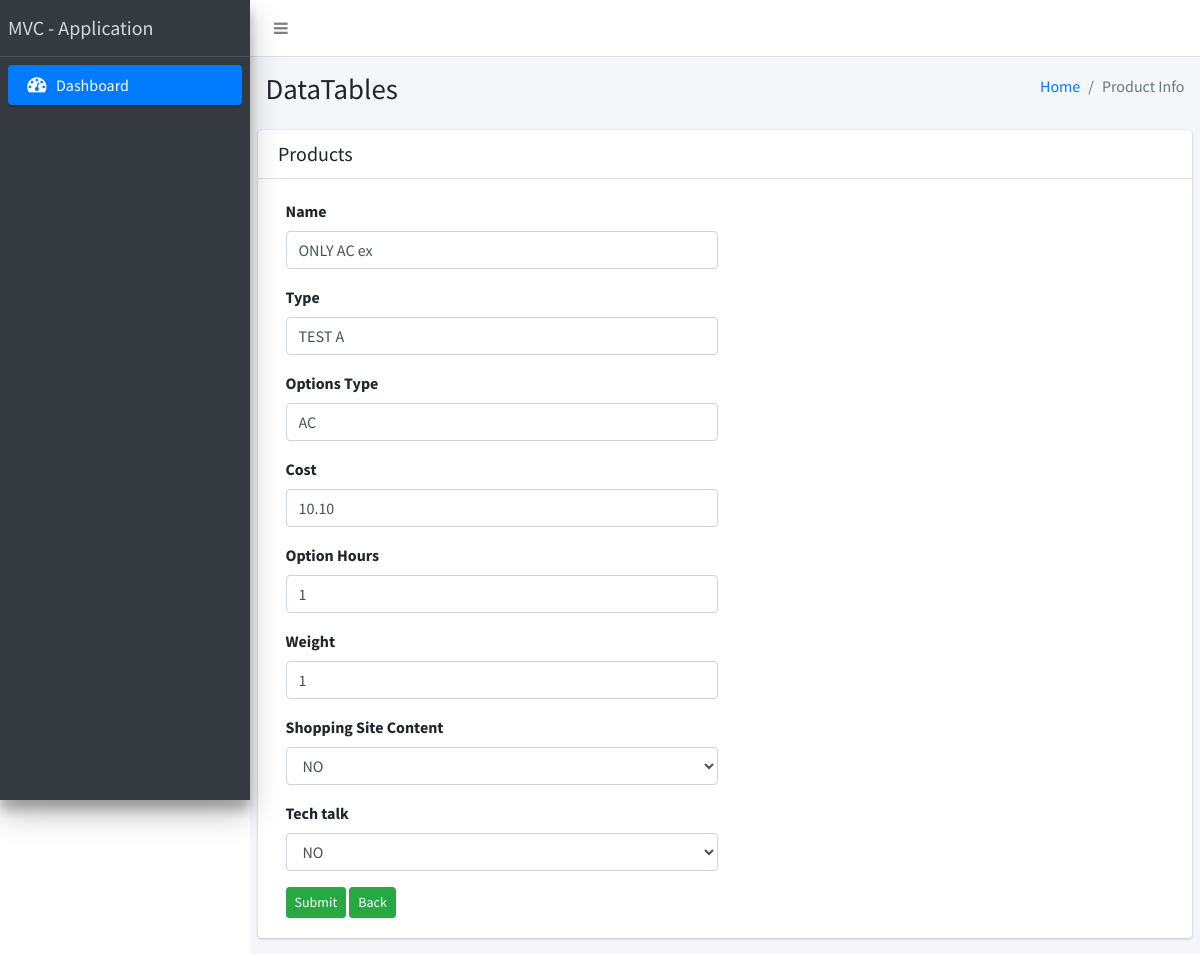
The page /products/edit/1 on the database its author committed.
### tables this page shows
CREATE TABLE `products` (
  `id` int(11) NOT NULL,
  `type` varchar(255) NOT NULL,
  `options_type` varchar(255) DEFAULT NULL,
  `name` varchar(200) NOT NULL,
  `cost` double(8,2) NOT NULL,
  `option_hours` int(11) NOT NULL,
  `weight` int(11) NOT NULL,
  `shopping_site_content` enum('YES','NO') NOT NULL DEFAULT 'YES',
  `tech_talk` enum('YES','NO') NOT NULL DEFAULT 'YES',
  `status` enum('ACTIVE','INACTIVE') DEFAULT 'ACTIVE'
);

### application/controllers/Products.php (called while the page is built, shortened)
<?php
class Products extends CI_Controller
{
    function __construct()
    {
        $this->load->model('ProductsModel');
        $this->load->helper(array('form', 'url'));
        $this->load->library('form_validation');
    }
    function edit($id)
    {
        $data = $this->ProductsModel->productsInfo($id);
        $this->load->view('edit', ['data' => $data]);
    }
}

### index.php (called while the page is built, shortened)
<?php
require_once BASEPATH.'core/CodeIgniter.php';

### application/models/ProductsModel.php (called while the page is built, shortened)
<?php
class ProductsModel extends CI_Model
{
	function productsInfo($id)
	{
		$this->db->select("*");
		$this->db->from("products");
		$this->db->where('id ', $id);
		$q = $this->db->get();
		return $q->row();
	}
}

### application/views/edit.php (the view, shortened to what this page needs)
<!DOCTYPE html>
<html>
<head>
    <link rel="stylesheet" href="<?= base_url('assets/plugins/'); ?>font-awesome/css/font-awesome.min.css">
    <link rel="stylesheet" href="<?= base_url('assets/datatable/'); ?>dataTables.bootstrap4.min.css">
    <link rel="stylesheet" href="https://code.ionicframework.com/ionicons/2.0.1/css/ionicons.min.css">
    <link rel="stylesheet" href="<?= base_url('assets/dist/'); ?>css/adminlte.min.css">
</head>
<body class="hold-transition sidebar-mini">
    <div class="wrapper">
        <nav class="main-header navbar navbar-expand bg-white navbar-light border-bottom">
            <ul class="navbar-nav">
                <li class="nav-item">
                    <a class="nav-link" data-widget="pushmenu" href="#"><i class="fa fa-bars"></i></a>
                </li>
            </ul>
        </nav>
        <aside class="main-sidebar sidebar-dark-primary elevation-4">
            <a href="<?= base_url('/'); ?>" class="brand-link">
                MVC - Application
            </a>
            <div class="sidebar">
                <nav class="mt-2">
                    <ul class="nav nav-pills nav-sidebar flex-column" data-widget="treeview" role="menu" data-accordion="false">
                        <li class="nav-item">
                            <a href="<?= base_url('/'); ?>" class="nav-link active">
                                <i class="nav-icon fa fa-dashboard"></i>
                                <p>Dashboard</p>
                            </a>
                        </li>
                    </ul>
                </nav>
            </div>
        </aside>
        <div class="content-wrapper">
            <section class="content-header">
                <div class="container-fluid">
                    <div class="row mb-2">
                        <div class="col-sm-6">
                            <h1>DataTables</h1>
                        </div>
                        <div class="col-sm-6">
                            <ol class="breadcrumb float-sm-right">
                                <li class="breadcrumb-item"><a href="#">Home</a></li>
                                <li class="breadcrumb-item active">Product Info</li>
                            </ol>
                        </div>
                    </div>
                </div>
            </section>
            <section class="content">
                <div class="row">
                    <div class="col-12">
                        <div class="card">
                            <div class="card-header">
                                <h3 class="card-title">Products</h3>
                            </div>
                            <div class="card-body">
                                <div class="col-md-6">
                                    <div class="box box-primary">
                                        <form role="form" action="<?= base_url('products/update/') . $data->id; ?>" method="POST">
                                            <div class="box-body">
                                                <div class="form-group">
                                                    <label for="name">Name</label>
                                                    <input type="name" class="form-control" id="name" name="name" value="<?= $data->name ?>" placeholder="Enter name">
                                                </div>
                                                <div class="form-group">
                                                    <label for="text">Type</label>
                                                    <input type="text" class="form-control" id="type" name="type" value="<?= $data->type ?>" placeholder="Enter Type">
                                                </div>
                                                <div class="form-group">
                                                    <label for="options_type">Options Type</label>
                                                    <input type="text" class="form-control" id="options_type" name="options_type" value="<?= $data->options_type ?>" placeholder="Enter options type">
                                                </div>
                                                <div class="form-group">
                                                    <label for="cost">Cost</label>
                                                    <input type="number" class="form-control" id="cost" name="cost" value="<?= $data->cost ?>" placeholder="Enter Cost">
                                                </div>
                                                <div class="form-group">
                                                    <label for="text">Option Hours</label>
                                                    <input type="option_hours" class="form-control" id="option_hours" name="option_hours" value="<?= $data->option_hours ?>" placeholder="Enter option hours">
                                                </div>
                                                <div class="form-group">
                                                    <label for="weight">Weight</label>
                                                    <input type="weight" class="form-control" id="weight" value="<?= $data->weight ?>" placeholder="Enter weight">
                                                </div>
                                                <div class="form-group">
                                                    <label for="weight">Shopping Site Content</label>
                                                    <select class="form-control" id="shopping_site_content" name="shopping_site_content">
                                                        <option value="NO" <?= ($data->shopping_site_content == 'NO') ? 'selected' : ''; ?>>NO</option>
                                                    </select>
                                                </div>
                                                <div class="form-group">
                                                    <label for="weight">Tech talk</label>
                                                    <select class="form-control" id="tech_talk" name="tech_talk">
                                                        <option value="NO" <?= ($data->tech_talk == 'NO') ? 'selected' : ''; ?>>NO</option>
                                                    </select>
                                                </div>
                                            </div>
                                            <div class="box-footer">
                                                <button type="submit" class="btn btn-sm btn-success">Submit</button>
                                                <a href="<?= base_url() ?>" type="submit" class="btn btn-sm btn-success">Back</a>
                                            </div>
                                        </form>
                                    </div>
                                </div>
                            </div>
                        </div>
                    </div>
                </div>
            </section>
        </div>
    </div>
</body>
</html>

### rows shown on the page
products: name "ONLY AC ex", type "TEST A", options_type "AC", cost "10.10", option_hours "1", weight "1", shopping_site_content "NO", tech_talk "NO"
